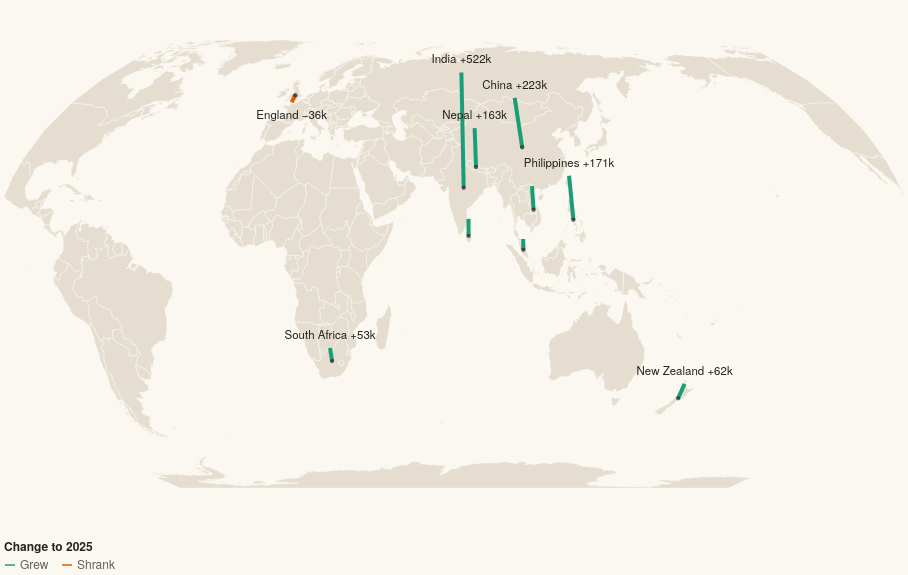

The specification (Vega-Lite) saved for this image:
### Vega-Lite specification from a JSON file in a GitHub repository (floating-point values rounded to 4 significant figures; data arrays with more than 128 entries replaced by an {"elided": "..."} marker saying what was removed)
{"$schema": "https://vega.github.io/schema/vega-lite/v5.json", "width": 900, "height": 520, "autosize": {"type": "pad"}, "config": {"background": null, "font": "IBM Plex Sans, Helvetica Neue, Arial, sans-serif", "padding": 4, "view": {"stroke": null, "fill": "#eef1ef"}, "axis": {"labelColor": "#675f54", "titleColor": "#675f54", "gridColor": "#d8cfbf", "domainColor": "#d8cfbf", "tickColor": "#d8cfbf", "labelFont": "IBM Plex Sans, Helvetica Neue, Arial, sans-serif", "labelFontSize": 11, "titleFont": "IBM Plex Sans, Helvetica Neue, Arial, sans-serif", "titleFontWeight": 500, "titleFontSize": 11.5}, "legend": {"labelColor": "#675f54", "titleColor": "#25221d", "labelFont": "IBM Plex Sans, Helvetica Neue, Arial, sans-serif", "titleFont": "IBM Plex Sans, Helvetica Neue, Arial, sans-serif", "titleFontWeight": 600, "labelFontSize": 12, "titleFontSize": 12, "symbolStrokeColor": "#fbf8f2"}, "text": {"color": "#25221d", "font": "IBM Plex Sans, Helvetica Neue, Arial, sans-serif"}, "tooltipFormat": {"numberFormat": ",.0f"}}, "projection": {"type": "equalEarth", "rotate": [-75, 0]}, "params": [{"name": "base", "value": 2015, "bind": {"input": "radio", "options": [2015, 2020], "labels": ["2015", "2020"], "name": "Change since "}}], "layer": [{"data": {"values": {"type": "Topology", "transform": {"scale": [0.018, 0.009], "translate": [-180, -90]}, "objects": {"countries": {"type": "GeometryCollection", "geometries": [{"type": "Polygon", "arcs": [[0, 1, 2, 3]], "id": "716", "properties": {"name": "Zimbabwe"}}, {"type": "Polygon", "arcs": [[-3, 4, 5, 6, 7, 8, 9]], "id": "894", "properties": {"name": "Zambia"}}, {"type": "MultiPolygon", "arcs": [[[10, 11, 12]], [[13]]], "id": "887", "properties": {"name": "Yemen"}}, {"type": "MultiPolygon", "arcs": [[[14, 15, 16, 17]]], "id": "704", "properties": {"name": "Vietnam"}}, {"type": "MultiPolygon", "arcs": [[[18]], [[19, 20, 21, 22]]], "id": "862", "properties": {"name": "Venezuela"}}, {"type": "MultiPolygon", "arcs": [[[23]], [[24]], [[25]], [[26]], [[27]]], "id": "548", "properties": {"name": "Vanuatu"}}, {"type": "MultiPolygon", "arcs": [[[28, 29, 30, 31, 32]]], "id": "860", "properties": {"name": "Uzbekistan"}}, {"type": "Polygon", "arcs": [[33, 34, 35]], "id": "858", "properties": {"name": "Uruguay"}}, {"type": "MultiPolygon", "arcs": [[[36]]], "id": "630", "properties": {"name": "Puerto Rico"}}, {"type": "MultiPolygon", "arcs": [[[37]], [[38]], [[39]], [[40]], [[41, 42, 43, 44]], [[45]], [[46]], [[47]], [[48]], [[49]], [[50]], [[51]], [[52]], [[53]], [[54]], [[55]], [[56]], [[57]], [[58]], [[59]], [[60]], [[61]], [[62]], [[63]], [[64]], [[65]], [[66]], [[67]], [[68]], [[69]], [[70]], [[71]], [[72]], [[73, 74, 75, 76, 77]], [[78]]], "id": "840", "properties": {"name": "United States of America"}}, {"type": "MultiPolygon", "arcs": [[[79]]], "id": "239", "properties": {"name": "S. Geo. and the Is."}}, {"type": "MultiPolygon", "arcs": [[[80]], [[81]]], "id": "238", "properties": {"name": "Falkland Is."}}, {"type": "Polygon", "arcs": [[82]], "id": "833", "properties": {"name": "Isle of Man"}}, {"type": "MultiPolygon", "arcs": [[[83]], [[84]], [[85]], [[86]], [[87]], [[88]], [[89]], [[90]], [[91, 92]]], "id": "826", "properties": {"name": "United Kingdom"}}, {"type": "MultiPolygon", "arcs": [[[93, 94, 95, 96, 97]]], "id": "784", "properties": {"name": "United Arab Emirates"}}, {"type": "MultiPolygon", "arcs": [[[98, 99, 100, 101, 102, 103, 104, 105, 106, 107, 108]]], "id": "804", "properties": {"name": "Ukraine"}}, {"type": "Polygon", "arcs": [[109, 110, 111, 112, 113]], "id": "800", "properties": {"name": "Uganda"}}, {"type": "MultiPolygon", "arcs": [[[-32, 114, 115, 116, 117]]], "id": "795", "properties": {"name": "Turkmenistan"}}, {"type": "MultiPolygon", "arcs": [[[118, 119, 120, 121, 122, 123, 124]], [[125, 126, 127]]], "id": "792", "properties": {"name": "Turkey"}}, {"type": "MultiPolygon", "arcs": [[[128, 129, 130]]], "id": "788", "properties": {"name": "Tunisia"}}, {"type": "MultiPolygon", "arcs": [[[131]]], "id": "780", "properties": {"name": "Trinidad and Tobago"}}, {"type": "Polygon", "arcs": [[132, 133, 134, 135]], "id": "768", "properties": {"name": "Togo"}}, {"type": "MultiPolygon", "arcs": [[[136, 137]]], "id": "626", "properties": {"name": "Timor-Leste"}}, {"type": "MultiPolygon", "arcs": [[[139, 140, 141, 142, 143, 144]]], "id": "764", "properties": {"name": "Thailand"}}, {"type": "MultiPolygon", "arcs": [[[145]], [[146]], [[-8, 147, 148, 149, -110, 150, 151, 152, 153]]], "id": "834", "properties": {"name": "Tanzania"}}, {"type": "MultiPolygon", "arcs": [[[-30, 154, 155, 156]]], "id": "762", "properties": {"name": "Tajikistan"}}, {"type": "MultiPolygon", "arcs": [[[157]]], "id": "158", "properties": {"name": "Taiwan"}}, {"type": "Polygon", "arcs": [[-124, 158, 159, 160, 161, 162]], "id": "760", "properties": {"name": "Syria"}}, {"type": "Polygon", "arcs": [[163, 164, 165, 166, 167, 168]], "id": "756", "properties": {"name": "Switzerland"}}, {"type": "MultiPolygon", "arcs": [[[169]], [[170]], [[171, 172, 173]]], "id": "752", "properties": {"name": "Sweden"}}, {"type": "Polygon", "arcs": [[174, 175]], "id": "748", "properties": {"name": "eSwatini"}}, {"type": "Polygon", "arcs": [[176, 177, 178, 179]], "id": "740", "properties": {"name": "Suriname"}}, {"type": "Polygon", "arcs": [[-113, 180, 181, 182, 183, 184]], "id": "728", "properties": {"name": "S. Sudan"}}, {"type": "Polygon", "arcs": [[-183, 185, 186, 187, 188, 189, 190, 191]], "id": "729", "properties": {"name": "Sudan"}}, {"type": "MultiPolygon", "arcs": [[[192]]], "id": "144", "properties": {"name": "Sri Lanka"}}, {"type": "MultiPolygon", "arcs": [[[193]], [[194]], [[195, 196, 197, 198, 199, 200]], [[201]], [[202]], [[203]], [[204]]], "id": "724", "properties": {"name": "Spain"}}, {"type": "MultiPolygon", "arcs": [[[205, 206]], [[207]]], "id": "410", "properties": {"name": "South Korea"}}, {"type": "MultiPolygon", "arcs": [[[-1, 208, -176, 209, 210, 211, 212], [213]]], "id": "710", "properties": {"name": "South Africa"}}, {"type": "Polygon", "arcs": [[214, 215, 216, 217]], "id": "706", "properties": {"name": "Somalia"}}, {"type": "Polygon", "arcs": [[-217, 218, 219, 220]], "properties": {"name": "Somaliland"}}, {"type": "MultiPolygon", "arcs": [[[221]], [[222]], [[223]], [[224]], [[225]], [[226]], [[227]]], "id": "090", "properties": {"name": "Solomon Is."}}, {"type": "Polygon", "arcs": [[-106, 228, 229, 230, 231]], "id": "703", "properties": {"name": "Slovakia"}}, {"type": "Polygon", "arcs": [[232, 233, 234, 235, 236]], "id": "705", "properties": {"name": "Slovenia"}}, {"type": "MultiPolygon", "arcs": [[[237, 238, 239]]], "id": "694", "properties": {"name": "Sierra Leone"}}, {"type": "Polygon", "arcs": [[240, 241, 242, 243, 244, 245, 246, 247]], "id": "688", "properties": {"name": "Serbia"}}, {"type": "Polygon", "arcs": [[248, 249, 250, 251, 252, 253, 254]], "id": "686", "properties": {"name": "Senegal"}}, {"type": "MultiPolygon", "arcs": [[[-12, 255, 256, 257, 258, 259, 260, 261, -96, 262]]], "id": "682", "properties": {"name": "Saudi Arabia"}}, {"type": "MultiPolygon", "arcs": [[[263]]], "id": "678", "properties": {"name": "São Tomé and Principe"}}, {"type": "MultiPolygon", "arcs": [[[264]], [[265]]], "id": "882", "properties": {"name": "Samoa"}}, {"type": "Polygon", "arcs": [[-111, -150, 266, 267]], "id": "646", "properties": {"name": "Rwanda"}}, {"type": "MultiPolygon", "arcs": [[[268]], [[269, 270, 271, 272, 273, 274, 275, 276, 277, -109, 278, 279, 280, 281, 282, 283, 284]], [[285]], [[286]], [[287]], [[288]], [[289]], [[290]], [[291]], [[292]], [[293]], [[294]], [[295]], [[296]], [[297]], [[298]], [[299]], [[300]], [[301]], [[302]], [[303]], [[304]], [[305]], [[306]], [[307]], [[308]], [[309]], [[310]], [[311]], [[312]], [[313]], [[314]], [[315]], [[316]], [[317]], [[318]], [[319]], [[320]], [[321]], [[322]], [[323]], [[324]], [[325]], [[326]], [[327]], [[328]], [[329]], [[330]], [[331]], [[332]], [[333]], [[334]], [[335]], [[336]], [[337]], [[338]], [[339]], [[340]], [[341]], [[342]], [[343]], [[344, 345, 346, 347, 348]], [[-100, 349]]], "id": "643", "properties": {"name": "Russia"}}, {"type": "Polygon", "arcs": [[-102, 350, 351, -248, 352, -104, 353]], "id": "642", "properties": {"name": "Romania"}}, {"type": "Polygon", "arcs": [[-261, 354]], "id": "634", "properties": {"name": "Qatar"}}, {"type": "MultiPolygon", "arcs": [[[355]], [[-200, 356]]], "id": "620", "properties": {"name": "Portugal"}}, {"type": "Polygon", "arcs": [[-107, -232, 357, 358, 359, 360, 361, -347, 362, 363]], "id": "616", "properties": {"name": "Poland"}}, {"type": "MultiPolygon", "arcs": [[[364]], [[365]], [[366]], [[367]], [[368]], [[369]], [[370]], [[371]], [[372]], [[373]], [[374]], [[375]], [[376]], [[377]], [[378]], [[379]], [[380]]], "id": "608", "properties": {"name": "Philippines"}}, {"type": "Polygon", "arcs": [[381, 382, 383, 384, 385, 386]], "id": "604", "properties": {"name": "Peru"}}, {"type": "Polygon", "arcs": [[387, 388, 389]], "id": "600", "properties": {"name": "Paraguay"}}, {"type": "MultiPolygon", "arcs": [[[390]], [[391]], [[392, 393]], [[394]], [[395]], [[396]], [[397]], [[398]], [[399]], [[400]]], "id": "598", "properties": {"name": "Papua New Guinea"}}, {"type": "MultiPolygon", "arcs": [[[401, 402, 403, 404]]], "id": "591", "properties": {"name": "Panama"}}, {"type": "Polygon", "arcs": [[405, 406, 407, 408, 409, 410]], "id": "586", "properties": {"name": "Pakistan"}}, {"type": "MultiPolygon", "arcs": [[[411]], [[-13, -263, -95, 412]], [[-98, 413]]], "id": "512", "properties": {"name": "Oman"}}, {"type": "MultiPolygon", "arcs": [[[-172, 414, -284, 415]], [[416]], [[417]], [[418]], [[419]], [[420]], [[421]], [[422]], [[423]], [[424]], [[425]], [[426]], [[427]], [[428]], [[429]], [[430]]], "id": "578", "properties": {"name": "Norway"}}, {"type": "MultiPolygon", "arcs": [[[-206, 431, 432, -270, 433]]], "id": "408", "properties": {"name": "North Korea"}}, {"type": "MultiPolygon", "arcs": [[[434, 435, 436, 437, 438]]], "id": "566", "properties": {"name": "Nigeria"}}, {"type": "Polygon", "arcs": [[-439, 439, 440, 441, 442, 443, 444]], "id": "562", "properties": {"name": "Niger"}}, {"type": "Polygon", "arcs": [[445, 446, 447, 448]], "id": "558", "properties": {"name": "Nicaragua"}}, {"type": "MultiPolygon", "arcs": [[[449]], [[450]], [[451]], [[452]], [[453]]], "id": "554", "properties": {"name": "New Zealand"}}, {"type": "MultiPolygon", "arcs": [[[454, 455, 456]], [[457, 458]]], "id": "528", "properties": {"name": "Netherlands"}}, {"type": "Polygon", "arcs": [[459, 460]], "id": "524", "properties": {"name": "Nepal"}}, {"type": "Polygon", "arcs": [[-5, 461, -212, 462, 463]], "id": "516", "properties": {"name": "Namibia"}}, {"type": "Polygon", "arcs": [[-4, -10, 464, -153, 465, -210, -175, -209]], "id": "508", "properties": {"name": "Mozambique"}}, {"type": "Polygon", "arcs": [[466, 467, 468]], "id": "504", "properties": {"name": "Morocco"}}, {"type": "Polygon", "arcs": [[469, 470, 471, -468]], "id": "732", "properties": {"name": "W. Sahara"}}, {"type": "Polygon", "arcs": [[-244, 472, 473, 474, 475, 476]], "id": "499", "properties": {"name": "Montenegro"}}, {"type": "Polygon", "arcs": [[-272, 477]], "id": "496", "properties": {"name": "Mongolia"}}, {"type": "Polygon", "arcs": [[-103, -354]], "id": "498", "properties": {"name": "Moldova"}}, {"type": "MultiPolygon", "arcs": [[[-76, 479, 480, 481, 482]], [[483]], [[484]]], "id": "484", "properties": {"name": "Mexico"}}, {"type": "Polygon", "arcs": [[485]], "id": "480", "properties": {"name": "Mauritius"}}, {"type": "MultiPolygon", "arcs": [[[-255, 486, -471, 487, 488]]], "id": "478", "properties": {"name": "Mauritania"}}, {"type": "Polygon", "arcs": [[-249, -489, 489, -442, 490, 491, 492]], "id": "466", "properties": {"name": "Mali"}}, {"type": "MultiPolygon", "arcs": [[[-143, 493]], [[494, 495, 496, 497, 498]]], "id": "458", "properties": {"name": "Malaysia"}}, {"type": "MultiPolygon", "arcs": [[[-9, -154, -465]]], "id": "454", "properties": {"name": "Malawi"}}, {"type": "MultiPolygon", "arcs": [[[499]]], "id": "450", "properties": {"name": "Madagascar"}}, {"type": "Polygon", "arcs": [[-242, 500, 501, 502, 503]], "id": "807", "properties": {"name": "Macedonia"}}, {"type": "Polygon", "arcs": [[504, 505, 506]], "id": "442", "properties": {"name": "Luxembourg"}}, {"type": "MultiPolygon", "arcs": [[[-346, 507, 508, 509, -363]]], "id": "440", "properties": {"name": "Lithuania"}}, {"type": "Polygon", "arcs": [[-129, 511, 512, -188, 513, -444, 514]], "id": "434", "properties": {"name": "Libya"}}, {"type": "Polygon", "arcs": [[-238, 515, 516, 517]], "id": "430", "properties": {"name": "Liberia"}}, {"type": "Polygon", "arcs": [[-214]], "id": "426", "properties": {"name": "Lesotho"}}, {"type": "Polygon", "arcs": [[-162, 518, 519]], "id": "422", "properties": {"name": "Lebanon"}}, {"type": "Polygon", "arcs": [[-509, 520, 521, -280, 522]], "id": "428", "properties": {"name": "Latvia"}}, {"type": "Polygon", "arcs": [[-17, 523, -140, 524, 525]], "id": "418", "properties": {"name": "Laos"}}, {"type": "Polygon", "arcs": [[-29, 526, 527, -155]], "id": "417", "properties": {"name": "Kyrgyzstan"}}, {"type": "MultiPolygon", "arcs": [[[-259, 528, 529]]], "id": "414", "properties": {"name": "Kuwait"}}, {"type": "Polygon", "arcs": [[-243, -504, 530, -473]], "properties": {"name": "Kosovo"}}, {"type": "MultiPolygon", "arcs": [[[-114, -185, 531, -215, 532, -151]]], "id": "404", "properties": {"name": "Kenya"}}, {"type": "MultiPolygon", "arcs": [[[-33, -118, 533, -274, 534, -527]]], "id": "398", "properties": {"name": "Kazakhstan"}}, {"type": "Polygon", "arcs": [[-160, 535, -257, 536, 537, 538, 539]], "id": "400", "properties": {"name": "Jordan"}}, {"type": "MultiPolygon", "arcs": [[[540]], [[541]], [[542]], [[543]], [[544]], [[545]], [[546]], [[547]]], "id": "392", "properties": {"name": "Japan"}}, {"type": "Polygon", "arcs": [[548]], "id": "388", "properties": {"name": "Jamaica"}}, {"type": "MultiPolygon", "arcs": [[[-167, 549, -235, 550, 551]], [[552]], [[553]]], "id": "380", "properties": {"name": "Italy"}}, {"type": "Polygon", "arcs": [[-161, -540, 554, -538, 555, 556, 557, 558, -519]], "id": "376", "properties": {"name": "Israel"}}, {"type": "MultiPolygon", "arcs": [[[-539, -555]]], "id": "275", "properties": {"name": "Palestine"}}, {"type": "MultiPolygon", "arcs": [[[-92, 560]]], "id": "372", "properties": {"name": "Ireland"}}, {"type": "Polygon", "arcs": [[-123, 561, 562, -529, -258, -536, -159]], "id": "368", "properties": {"name": "Iraq"}}, {"type": "MultiPolygon", "arcs": [[[563]], [[-116, 564, -409, 565, -562, -122, 566, 567, 568, 569]]], "id": "364", "properties": {"name": "Iran"}}, {"type": "MultiPolygon", "arcs": [[[570]], [[571]], [[572]], [[573]], [[574]], [[575]], [[576]], [[577]], [[578]], [[579]], [[580]], [[581]], [[582]], [[583]], [[584]], [[585]], [[586]], [[587]], [[588]], [[589]], [[590]], [[591]], [[592]], [[593]], [[594]], [[595]], [[-495, 596]], [[597]], [[598]], [[599]], [[-137, 600, -139, 601]], [[602]], [[603]], [[604]], [[-393, 605]], [[606]], [[607]], [[608]], [[609]], [[610]], [[611]], [[612]], [[613]], [[614]], [[615]], [[616]], [[617]], [[618]], [[619]], [[620]], [[621]], [[622]], [[623]]], "id": "360", "properties": {"name": "Indonesia"}}, {"type": "MultiPolygon", "arcs": [[[-407, 624, 625, -460, 626, 627, 628, 629, 630, 631]], [[632]], [[633]], [[634]]], "id": "356", "properties": {"name": "India"}}, {"type": "Polygon", "arcs": [[635]], "id": "352", "properties": {"name": "Iceland"}}, {"type": "Polygon", "arcs": [[-105, -353, -247, 636, -237, 637, -229]], "id": "348", "properties": {"name": "Hungary"}}, {"type": "MultiPolygon", "arcs": [[[-449, 638, 639, 640, 641]]], "id": "340", "properties": {"name": "Honduras"}}, {"type": "MultiPolygon", "arcs": [[[642, 643]]], "id": "332", "properties": {"name": "Haiti"}}, {"type": "Polygon", "arcs": [[-20, 644, -179, 645]], "id": "328", "properties": {"name": "Guyana"}}, {"type": "MultiPolygon", "arcs": [[[-251, 646, 647]]], "id": "624", "properties": {"name": "Guinea-Bissau"}}, {"type": "Polygon", "arcs": [[-240, 648, -647, -250, -493, 649, -516]], "id": "324", "properties": {"name": "Guinea"}}, {"type": "Polygon", "arcs": [[-482, 650, 651, -641, 652, 653]], "id": "320", "properties": {"name": "Guatemala"}}, {"type": "MultiPolygon", "arcs": [[[654]], [[655]], [[656]], [[657]], [[658]], [[659]], [[660]], [[661]], [[-127, 662, 663, -502, 664]]], "id": "300", "properties": {"name": "Greece"}}, {"type": "Polygon", "arcs": [[-135, 665, 666, 667, 668, 669]], "id": "288", "properties": {"name": "Ghana"}}, {"type": "MultiPolygon", "arcs": [[[-169, 670, -505, 671, -457, 672, 673, 674, -359, 675, 676]], [[677]], [[-361, 678]]], "id": "276", "properties": {"name": "Germany"}}, {"type": "Polygon", "arcs": [[-119, 679, -277, 680, 681]], "id": "268", "properties": {"name": "Georgia"}}, {"type": "Polygon", "arcs": [[-253, 682]], "id": "270", "properties": {"name": "Gambia"}}, {"type": "Polygon", "arcs": [[683, 684, 685, 686]], "id": "266", "properties": {"name": "Gabon"}}, {"type": "MultiPolygon", "arcs": [[[687]], [[-168, -552, 688, -479, 689, -198, 690, -196, 691, 692, -506, -671]], [[693]], [[694]], [[695]], [[696]], [[-177, 697, 698]]], "id": "250", "properties": {"name": "France"}}, {"type": "MultiPolygon", "arcs": [[[699]], [[700]]], "id": "540", "properties": {"name": "New Caledonia"}}, {"type": "MultiPolygon", "arcs": [[[701]]], "id": "260", "properties": {"name": "Fr. S. Antarctic Lands"}}, {"type": "MultiPolygon", "arcs": [[[702]]], "id": "248", "properties": {"name": "Åland"}}, {"type": "MultiPolygon", "arcs": [[[-173, -416, -283, 703]]], "id": "246", "properties": {"name": "Finland"}}, {"type": "MultiPolygon", "arcs": [[[704]], [[705]], [[706]]], "id": "242", "properties": {"name": "Fiji"}}, {"type": "Polygon", "arcs": [[-184, -192, 707, 708, -219, -216, -532]], "id": "231", "properties": {"name": "Ethiopia"}}, {"type": "MultiPolygon", "arcs": [[[-522, 709, -281]], [[710]], [[711]]], "id": "233", "properties": {"name": "Estonia"}}, {"type": "MultiPolygon", "arcs": [[[-191, 712, 713, -708]]], "id": "232", "properties": {"name": "Eritrea"}}, {"type": "MultiPolygon", "arcs": [[[714]], [[-686, 715, 716]]], "id": "226", "properties": {"name": "Eq. Guinea"}}, {"type": "Polygon", "arcs": [[-640, 717, -653]], "id": "222", "properties": {"name": "El Salvador"}}, {"type": "Polygon", "arcs": [[-189, -513, 718, -560, -557, 719]], "id": "818", "properties": {"name": "Egypt"}}, {"type": "MultiPolygon", "arcs": [[[-386, 720, 721]], [[722]], [[723]], [[724]]], "id": "218", "properties": {"name": "Ecuador"}}, {"type": "Polygon", "arcs": [[-643, 725]], "id": "214", "properties": {"name": "Dominican Rep."}}, {"type": "Polygon", "arcs": [[-220, -709, -714, 726]], "id": "262", "properties": {"name": "Djibouti"}}, {"type": "MultiPolygon", "arcs": [[[727]], [[728]], [[729]], [[730]], [[731]], [[732]], [[733]], [[734]], [[735]], [[736]], [[737]], [[738]], [[739]], [[740]], [[741]]], "id": "304", "properties": {"name": "Greenland"}}, {"type": "MultiPolygon", "arcs": [[[742]]], "id": "234", "properties": {"name": "Faeroe Is."}}, {"type": "MultiPolygon", "arcs": [[[743]], [[-674, 744]], [[745]], [[746]], [[747]]], "id": "208", "properties": {"name": "Denmark"}}, {"type": "Polygon", "arcs": [[-231, 748, -676, -358]], "id": "203", "properties": {"name": "Czechia"}}, {"type": "Polygon", "arcs": [[749, 750]], "properties": {"name": "N. Cyprus"}}, {"type": "Polygon", "arcs": [[-750, 751]], "id": "196", "properties": {"name": "Cyprus"}}, {"type": "MultiPolygon", "arcs": [[[752]], [[753]]], "id": "192", "properties": {"name": "Cuba"}}, {"type": "MultiPolygon", "arcs": [[[-233, -637, -246, 754, 755]], [[-476, 756, 757]]], "id": "191", "properties": {"name": "Croatia"}}, {"type": "MultiPolygon", "arcs": [[[-492, 758, -669, 759, -517, -650]]], "id": "384", "properties": {"name": "Côte d'Ivoire"}}, {"type": "Polygon", "arcs": [[-404, 760, -447, 761]], "id": "188", "properties": {"name": "Costa Rica"}}, {"type": "Polygon", "arcs": [[-7, 762, 763, 764, 765, 766, -181, -112, -268, 767, -148]], "id": "180", "properties": {"name": "Dem. Rep. Congo"}}, {"type": "Polygon", "arcs": [[-684, 768, 769, -766, 770, 771]], "id": "178", "properties": {"name": "Congo"}}, {"type": "MultiPolygon", "arcs": [[[772]]], "id": "174", "properties": {"name": "Comoros"}}, {"type": "MultiPolygon", "arcs": [[[-22, 773, -387, -722, 774, -402, 775]]], "id": "170", "properties": {"name": "Colombia"}}, {"type": "MultiPolygon", "arcs": [[[776]], [[-18, -526, 777, -629, 778, -627, -461, -626, 779, -411, 780, -156, -528, -535, -273, -478, -271, -433, 781, 782, 783, 784, 785]], [[786]]], "id": "156", "properties": {"name": "China"}}, {"type": "MultiPolygon", "arcs": [[[-783, 787]]], "id": "344", "properties": {"name": "Hong Kong"}}, {"type": "MultiPolygon", "arcs": [[[-384, 788, 789, 790]], [[791, 792]], [[793]], [[794]], [[795]], [[796]], [[797]], [[798]], [[799]], [[800]], [[801]], [[802]], [[803]], [[804]], [[805]], [[806]], [[807]], [[808]], [[809]]], "id": "152", "properties": {"name": "Chile"}}, {"type": "Polygon", "arcs": [[-187, 810, 811, -435, -445, -514]], "id": "148", "properties": {"name": "Chad"}}, {"type": "Polygon", "arcs": [[-182, -767, -770, 812, -811, -186]], "id": "140", "properties": {"name": "Central African Rep."}}, {"type": "MultiPolygon", "arcs": [[[813]], [[814]]], "id": "132", "properties": {"name": "Cabo Verde"}}, {"type": "MultiPolygon", "arcs": [[[815]], [[816]], [[817]], [[-45, 818, -78, 819]], [[820]], [[821]], [[822]], [[823]], [[824]], [[825]], [[826]], [[827]], [[828]], [[829]], [[830]], [[831]], [[832]], [[833]], [[834]], [[835]], [[836]], [[837]], [[838]], [[-74, 839]], [[840]], [[841]], [[842]], [[843]], [[844]], [[845]], [[846]], [[847]], [[848]], [[849]], [[850]], [[851]], [[852]], [[853]], [[854]], [[855]], [[856]], [[857]], [[858]], [[859]], [[860]], [[861]], [[862]], [[863]], [[864]], [[865]], [[866]], [[867]], [[868]], [[869]], [[870]], [[871]], [[872]], [[873]], [[874]], [[875]], [[876]], [[877]], [[878]], [[879]], [[880]], [[881]], [[882]], [[883]], [[884]], [[885]], [[886]], [[887]], [[888]]], "id": "124", "properties": {"name": "Canada"}}, {"type": "Polygon", "arcs": [[-436, -812, -813, -769, -687, -717, 889]], "id": "120", "properties": {"name": "Cameroon"}}, {"type": "MultiPolygon", "arcs": [[[-16, 890, -141, -524]]], "id": "116", "properties": {"name": "Cambodia"}}, {"type": "MultiPolygon", "arcs": [[[-145, 891, 892, -630, -778, -525]]], "id": "104", "properties": {"name": "Myanmar"}}, {"type": "Polygon", "arcs": [[-149, -768, -267]], "id": "108", "properties": {"name": "Burundi"}}, {"type": "Polygon", "arcs": [[-136, -670, -759, -491, -441, 893]], "id": "854", "properties": {"name": "Burkina Faso"}}, {"type": "Polygon", "arcs": [[-128, -665, -501, -241, -352, 894]], "id": "100", "properties": {"name": "Bulgaria"}}, {"type": "MultiPolygon", "arcs": [[[-498, 895]], [[-497, 896]]], "id": "096", "properties": {"name": "Brunei"}}, {"type": "MultiPolygon", "arcs": [[[-21, -646, -178, -699, 897, -36, 898, -388, 899, -382, -774]], [[900]], [[901]], [[902]], [[903]]], "id": "076", "properties": {"name": "Brazil"}}, {"type": "Polygon", "arcs": [[-2, -213, -462]], "id": "072", "properties": {"name": "Botswana"}}, {"type": "Polygon", "arcs": [[-477, -758, 904, -755, -245]], "id": "070", "properties": {"name": "Bosnia and Herz."}}, {"type": "Polygon", "arcs": [[-383, -900, -390, 905, -789]], "id": "068", "properties": {"name": "Bolivia"}}, {"type": "Polygon", "arcs": [[-628, -779]], "id": "064", "properties": {"name": "Bhutan"}}, {"type": "Polygon", "arcs": [[-133, -894, -440, -438, 906]], "id": "204", "properties": {"name": "Benin"}}, {"type": "MultiPolygon", "arcs": [[[-481, 907, -651]]], "id": "084", "properties": {"name": "Belize"}}, {"type": "Polygon", "arcs": [[-455, -672, -507, -693, 908, -458]], "id": "056", "properties": {"name": "Belgium"}}, {"type": "Polygon", "arcs": [[-108, -364, -510, -523, -279]], "id": "112", "properties": {"name": "Belarus"}}, {"type": "MultiPolygon", "arcs": [[[-631, -893, 909]], [[910]]], "id": "050", "properties": {"name": "Bangladesh"}}, {"type": "MultiPolygon", "arcs": [[[911]], [[912]], [[913]], [[914]], [[915]]], "id": "044", "properties": {"name": "Bahamas"}}, {"type": "MultiPolygon", "arcs": [[[-121, 916, -567]], [[-569, 917, -681, -276, 918]]], "id": "031", "properties": {"name": "Azerbaijan"}}, {"type": "Polygon", "arcs": [[-164, -677, -749, -230, -638, -236, -550, -166, -511]], "id": "040", "properties": {"name": "Austria"}}, {"type": "MultiPolygon", "arcs": [[[919]], [[920]], [[921]], [[922]], [[923]], [[924]], [[925]], [[926]], [[927]], [[928]]], "id": "036", "properties": {"name": "Australia"}}, {"type": "MultiPolygon", "arcs": [[[-120, -682, -918, -568, -917]]], "id": "051", "properties": {"name": "Armenia"}}, {"type": "MultiPolygon", "arcs": [[[-35, 929, -790, -906, -389, -899]], [[-792, 930]], [[931]]], "id": "032", "properties": {"name": "Argentina"}}, {"type": "MultiPolygon", "arcs": [[[-765, 932, -771]], [[-6, -464, 933, -763]]], "id": "024", "properties": {"name": "Angola"}}, {"type": "Polygon", "arcs": [[-130, -515, -443, -490, -488, -470, -467, 934]], "id": "012", "properties": {"name": "Algeria"}}, {"type": "Polygon", "arcs": [[-474, -531, -503, -664, 935]], "id": "008", "properties": {"name": "Albania"}}, {"type": "Polygon", "arcs": [[-31, -157, -781, -410, -565, -115]], "id": "004", "properties": {"name": "Afghanistan"}}, {"type": "Polygon", "arcs": [[-406, -780, -625]], "properties": {"name": "Siachen Glacier"}}, {"type": "MultiPolygon", "arcs": [[[936], [937]], [[938]], [[939]], [[940]], [[941]], [[942]], [[943]], [[944]], [[945]], [[946]], [[947]], [[948]], [[949]], [[950]], [[951]], [[952]], [[953]], [[954]], [[955]], [[956]], [[957]], [[958]], [[959]], [[960]], [[961]], [[962]], [[963]], [[964]], [[965]], [[966]], [[967]], [[968]], [[969]], [[970]], [[971]], [[972]], [[973]], [[974]], [[975]], [[976]], [[977]], [[978]], [[979]], [[980]], [[981]], [[982]], [[983]], [[984]], [[985]], [[986]], [[987]], [[988]], [[989]], [[990]], [[991]], [[992]], [[993]], [[994]], [[995]], [[996]], [[997]], [[998]], [[999]], [[1000]], [[1001]], [[1002]]], "id": "010", "properties": {"name": "Antarctica"}}]}}, "arcs": {"elided": "1003 rows, 48254 int values in total"}}, "format": {"type": "topojson", "feature": "countries"}}, "mark": {"type": "geoshape", "fill": "#e4ddd0", "stroke": "#fbf8f2", "strokeWidth": 0.5, "clip": true, "cursor": "pointer"}, "transform": [{"lookup": "properties.name", "from": {"data": {"values": [{"c_world": "India", "c_label": "India", "c15": 449040, "c20": 724060, "c25": 971020, "c_km": 9847, "c_chg": 521980, "c_pct": 116}, {"c_world": "United Kingdom", "c_label": "England (born in)", "c15": 1006540, "c20": 986210, "c25": 970950, "c_km": 17011, "c_chg": -35590, "c_pct": -4}, {"c_world": "China", "c_label": "China", "c15": 508870, "c20": 638990, "c25": 731540, "c_km": 9054, "c_chg": 222670, "c_pct": 44}, {"c_world": "New Zealand", "c_label": "New Zealand", "c15": 575430, "c20": 584490, "c25": 637680, "c_km": 2155, "c_chg": 62250, "c_pct": 11}, {"c_world": "Philippines", "c_label": "Philippines", "c15": 241130, "c20": 308380, "c25": 412530, "c_km": 6011, "c_chg": 171400, "c_pct": 71}, {"c_world": "Vietnam", "c_label": "Vietnam", "c15": 235590, "c20": 275920, "c25": 326630, "c_km": 7248, "c_chg": 91040, "c_pct": 39}, {"c_world": "South Africa", "c_label": "South Africa", "c15": 177390, "c20": 200890, "c25": 229950, "c_km": 11057, "c_chg": 52560, "c_pct": 30}, {"c_world": "Nepal", "c_label": "Nepal", "c15": 50150, "c20": 132400, "c25": 213580, "c_km": 9879, "c_chg": 163430, "c_pct": 326}, {"c_world": "Sri Lanka", "c_label": "Sri Lanka", "c15": 119700, "c20": 142690, "c25": 184800, "c_km": 8732, "c_chg": 65100, "c_pct": 54}, {"c_world": "Malaysia", "c_label": "Malaysia", "c15": 143420, "c20": 178760, "c25": 184320, "c_km": 6640, "c_chg": 40900, "c_pct": 29}]}, "key": "c_world", "fields": ["c_label", "c15", "c20", "c25", "c_km", "c_chg", "c_pct"]}}, {"calculate": "datum.properties.name", "as": "cty"}, {"calculate": "datum.c_label == 'England (born in)' ? datum.properties.name + ' (figures for England)' : datum.properties.name", "as": "ctyl"}, {"calculate": "datum.properties.name == 'Australia' ? 'Destination' : isValid(datum.c25) ? format(datum.c25, ',') : 'Not in the top ten'", "as": "t25"}, {"calculate": "isValid(datum.c15) ? format(datum.c15, ',') : '–'", "as": "t15"}, {"calculate": "isValid(datum.c_chg) ? (datum.c_chg >= 0 ? '+' : '−') + format(abs(datum.c_chg), ',') + ' (' + (datum.c_pct >= 0 ? '+' : '') + datum.c_pct + '%)' : '–'", "as": "tchg"}, {"calculate": "isValid(datum.c_km) ? format(datum.c_km, ',') + ' km' : '–'", "as": "tkm"}], "params": [{"name": "hovc6", "select": {"type": "point", "fields": ["cty"], "on": "pointerover", "clear": "pointerout"}}], "encoding": {"stroke": {"condition": {"param": "hovc6", "empty": false, "value": "#111111"}, "value": "#fbf8f2"}, "strokeWidth": {"condition": {"param": "hovc6", "empty": false, "value": 1.75}, "value": 0.5}, "tooltip": [{"field": "ctyl", "title": "Country"}, {"field": "t25", "title": "Australian residents born here, 2025"}, {"field": "t15", "title": "Australian residents born here, 2015"}, {"field": "tchg", "title": "Change 2015–2025"}, {"field": "tkm", "title": "Distance from Sydney"}]}}, {"data": {"values": [{"c": "India", "lon": 78.9, "lat": 22, "a": 449040, "b": 724060, "d": 971020}, {"c": "England", "lon": -1.5, "lat": 52.6, "a": 1006540, "b": 986210, "d": 970950}, {"c": "China", "lon": 104, "lat": 34.5, "a": 508870, "b": 638990, "d": 731540}, {"c": "New Zealand", "lon": 174, "lat": -41, "a": 575430, "b": 584490, "d": 637680}, {"c": "Philippines", "lon": 122, "lat": 12.5, "a": 241130, "b": 308380, "d": 412530}, {"c": "Vietnam", "lon": 106.5, "lat": 15.5, "a": 235590, "b": 275920, "d": 326630}, {"c": "South Africa", "lon": 24.5, "lat": -29, "a": 177390, "b": 200890, "d": 229950}, {"c": "Nepal", "lon": 84.1, "lat": 28.3, "a": 50150, "b": 132400, "d": 213580}, {"c": "Sri Lanka", "lon": 80.7, "lat": 7.8, "a": 119700, "b": 142690, "d": 184800}, {"c": "Malaysia", "lon": 102, "lat": 3.8, "a": 143420, "b": 178760, "d": 184320}]}, "transform": [{"calculate": "datum.d - (base == 2015 ? datum.a : datum.b)", "as": "ch"}, {"calculate": "datum.lat + datum.ch * 0.00007662835249042145", "as": "top"}, {"calculate": "datum.ch >= 0 ? 'Grew' : 'Shrank'", "as": "pos"}, {"calculate": "datum.c + ' ' + (datum.ch >= 0 ? '+' : '−') + format(abs(datum.ch) / 1000, ',.0f') + 'k'", "as": "lbl"}], "mark": {"type": "rule", "strokeWidth": 4, "strokeCap": "butt"}, "encoding": {"longitude": {"field": "lon", "type": "quantitative"}, "latitude": {"field": "lat", "type": "quantitative"}, "latitude2": {"field": "top"}, "longitude2": {"field": "lon"}, "color": {"field": "pos", "type": "nominal", "scale": {"domain": ["Grew", "Shrank"], "range": ["#1b9e77", "#d95f02"]}, "legend": {"title": "Change to 2025", "orient": "bottom"}}, "tooltip": [{"field": "c", "title": "Country of birth"}, {"field": "ch", "title": "Change (people)", "format": "+,"}, {"field": "d", "title": "Residents in 2025", "format": ","}]}}, {"data": {"values": [{"c": "India", "lon": 78.9, "lat": 22, "a": 449040, "b": 724060, "d": 971020}, {"c": "England", "lon": -1.5, "lat": 52.6, "a": 1006540, "b": 986210, "d": 970950}, {"c": "China", "lon": 104, "lat": 34.5, "a": 508870, "b": 638990, "d": 731540}, {"c": "New Zealand", "lon": 174, "lat": -41, "a": 575430, "b": 584490, "d": 637680}, {"c": "Philippines", "lon": 122, "lat": 12.5, "a": 241130, "b": 308380, "d": 412530}, {"c": "Vietnam", "lon": 106.5, "lat": 15.5, "a": 235590, "b": 275920, "d": 326630}, {"c": "South Africa", "lon": 24.5, "lat": -29, "a": 177390, "b": 200890, "d": 229950}, {"c": "Nepal", "lon": 84.1, "lat": 28.3, "a": 50150, "b": 132400, "d": 213580}, {"c": "Sri Lanka", "lon": 80.7, "lat": 7.8, "a": 119700, "b": 142690, "d": 184800}, {"c": "Malaysia", "lon": 102, "lat": 3.8, "a": 143420, "b": 178760, "d": 184320}]}, "mark": {"type": "circle", "size": 18}, "encoding": {"longitude": {"field": "lon", "type": "quantitative"}, "latitude": {"field": "lat", "type": "quantitative"}, "color": {"value": "#25221d"}}}, {"data": {"values": [{"c": "India", "lon": 78.9, "lat": 22, "a": 449040, "b": 724060, "d": 971020}, {"c": "England", "lon": -1.5, "lat": 52.6, "a": 1006540, "b": 986210, "d": 970950}, {"c": "China", "lon": 104, "lat": 34.5, "a": 508870, "b": 638990, "d": 731540}, {"c": "New Zealand", "lon": 174, "lat": -41, "a": 575430, "b": 584490, "d": 637680}, {"c": "Philippines", "lon": 122, "lat": 12.5, "a": 241130, "b": 308380, "d": 412530}, {"c": "Vietnam", "lon": 106.5, "lat": 15.5, "a": 235590, "b": 275920, "d": 326630}, {"c": "South Africa", "lon": 24.5, "lat": -29, "a": 177390, "b": 200890, "d": 229950}, {"c": "Nepal", "lon": 84.1, "lat": 28.3, "a": 50150, "b": 132400, "d": 213580}, {"c": "Sri Lanka", "lon": 80.7, "lat": 7.8, "a": 119700, "b": 142690, "d": 184800}, {"c": "Malaysia", "lon": 102, "lat": 3.8, "a": 143420, "b": 178760, "d": 184320}]}, "transform": [{"calculate": "datum.d - (base == 2015 ? datum.a : datum.b)", "as": "ch"}, {"calculate": "datum.lat + datum.ch * 0.00007662835249042145", "as": "top"}, {"calculate": "datum.ch >= 0 ? 'Grew' : 'Shrank'", "as": "pos"}, {"calculate": "datum.c + ' ' + (datum.ch >= 0 ? '+' : '−') + format(abs(datum.ch) / 1000, ',.0f') + 'k'", "as": "lbl"}, {"filter": "(abs(datum.ch) >= 150000 || datum.ch < 0 || indexof(['New Zealand', 'South Africa'], datum.c) >= 0) && datum.ch >= 0"}], "mark": {"type": "text", "dy": -7, "fontSize": 11.5, "font": "IBM Plex Sans, Helvetica Neue, Arial, sans-serif", "fontWeight": 500, "baseline": "bottom"}, "encoding": {"longitude": {"field": "lon", "type": "quantitative"}, "latitude": {"field": "top", "type": "quantitative"}, "text": {"field": "lbl"}, "color": {"value": "#25221d"}}}, {"data": {"values": [{"c": "India", "lon": 78.9, "lat": 22, "a": 449040, "b": 724060, "d": 971020}, {"c": "England", "lon": -1.5, "lat": 52.6, "a": 1006540, "b": 986210, "d": 970950}, {"c": "China", "lon": 104, "lat": 34.5, "a": 508870, "b": 638990, "d": 731540}, {"c": "New Zealand", "lon": 174, "lat": -41, "a": 575430, "b": 584490, "d": 637680}, {"c": "Philippines", "lon": 122, "lat": 12.5, "a": 241130, "b": 308380, "d": 412530}, {"c": "Vietnam", "lon": 106.5, "lat": 15.5, "a": 235590, "b": 275920, "d": 326630}, {"c": "South Africa", "lon": 24.5, "lat": -29, "a": 177390, "b": 200890, "d": 229950}, {"c": "Nepal", "lon": 84.1, "lat": 28.3, "a": 50150, "b": 132400, "d": 213580}, {"c": "Sri Lanka", "lon": 80.7, "lat": 7.8, "a": 119700, "b": 142690, "d": 184800}, {"c": "Malaysia", "lon": 102, "lat": 3.8, "a": 143420, "b": 178760, "d": 184320}]}, "transform": [{"calculate": "datum.d - (base == 2015 ? datum.a : datum.b)", "as": "ch"}, {"calculate": "datum.lat + datum.ch * 0.00007662835249042145", "as": "top"}, {"calculate": "datum.ch >= 0 ? 'Grew' : 'Shrank'", "as": "pos"}, {"calculate": "datum.c + ' ' + (datum.ch >= 0 ? '+' : '−') + format(abs(datum.ch) / 1000, ',.0f') + 'k'", "as": "lbl"}, {"filter": "(abs(datum.ch) >= 150000 || datum.ch < 0 || indexof(['New Zealand', 'South Africa'], datum.c) >= 0) && datum.ch < 0"}], "mark": {"type": "text", "dy": 8, "fontSize": 11.5, "font": "IBM Plex Sans, Helvetica Neue, Arial, sans-serif", "fontWeight": 500, "baseline": "top"}, "encoding": {"longitude": {"field": "lon", "type": "quantitative"}, "latitude": {"field": "top", "type": "quantitative"}, "text": {"field": "lbl"}, "color": {"value": "#25221d"}}}, {"data": {"values": [{"type": "Feature", "properties": {}, "geometry": {"type": "MultiPoint", "coordinates": [[-15, 66], [178, 66], [178, -46], [-15, -46]]}}]}, "mark": {"type": "geoshape", "opacity": 0, "filled": false, "strokeOpacity": 0}}], "background": "#fbf8f2"}
